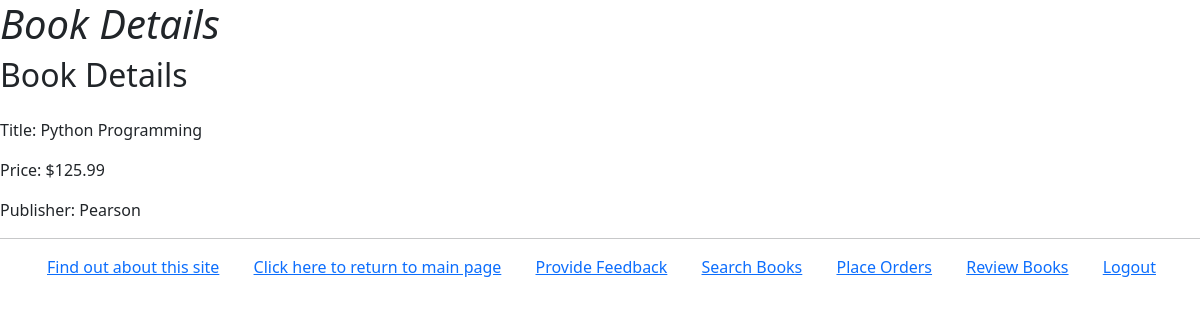
Screenshot of /myapp/4/ (signed in) with the database file from the repository.
### myapp/models.py (models this page shows, shortened)
class Book(models.Model):
    CATEGORY_CHOICES = [
        ('S', 'Scinece&Tech'),
        ('F', 'Fiction'),
        ('B', 'Biography'),
        ('T', 'Travel'),
        ('O', 'Other')
    ]
    title = models.CharField(max_length=200)
    category = models.CharField(max_length=1, choices=CATEGORY_CHOICES, default='S')
    num_pages = models.PositiveIntegerField(default=100)
    price = models.DecimalField(max_digits=10, decimal_places=2)
    publisher = models.ForeignKey(Publisher, related_name='books', on_delete=models.CASCADE)
    description = models.TextField(max_length=500, blank=True)
    num_reviews = models.PositiveIntegerField(default=0)

class Publisher(models.Model):
    name = models.CharField(max_length=200)
    website = models.URLField()
    city = models.CharField(max_length=20, blank=True)
    country = models.CharField(max_length=20, default="USA")

### myapp/views.py (the view)
# urls.py: path('<int:book_id>/', views.detail, name='detail'),
@login_required
def detail(request, book_id):
    user = request.user
    if hasattr(user, 'member'):
        book = get_object_or_404(Book, id=book_id)
        return render(request, 'myapp/details.html', {'book_details': book})
    else:
        message = "You are not a registered member!"
        return render(request, 'myapp/details.html', {'message': message})

### myapp/templates/myapp/details.html (shortened to what this page needs)
{% extends 'myapp/base.html' %}
{% block body_block %}
    <div class="book-details">
        <h2 class="mb-4">Book Details</h2>
        <p><span class="font-weight-bold">Title:</span> {{ book_details.title }}</p>
        <p><span class="font-weight-bold">Price:</span> ${{ book_details.price }}</p>
        <p><span class="font-weight-bold">Publisher:</span> {{ book_details.publisher.name }}</p>
    </div>
{% endblock %}

### myapp/static/myapp/style.css (style rules this page uses)
body { background-color: #f0f0f0; color: #333; font-size: 16px; font-family: Arial, sans-serif; }

### rows the page displays
Book: title "Python Programming", price "125.99", publisher.name "Pearson"
